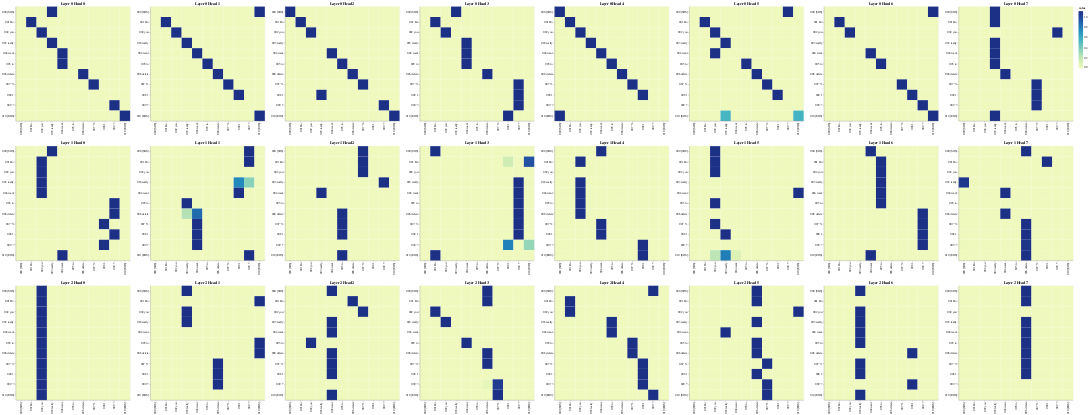

Notebook code for this chart:
### Code cell
layers = [0, 1, 2]
heads = [0, 1, 2, 3, 4, 5, 6, 7]

# Encoder Self-Attention
get_all_attention_maps("encoder",
                       layers, 
                       heads,
                       encoder_input_tokens,
                       encoder_input_tokens, 
                       min(20, sentence_len))
